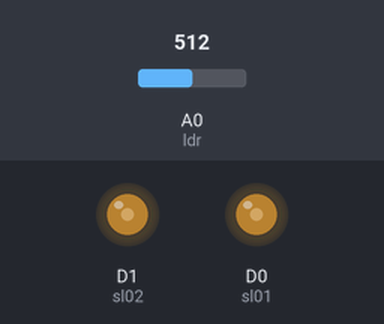
Simulated run of this sketch. Board: ESP8266 (NodeMCU). Shown: output pins drawn as LEDs (lit = HIGH). The inputs (shaded band) are chosen by the test bench; at power-on: A0 (ldr) = 512. WiFi joins after 1.5 s; servers stay silent unless stated.

Above: at 3.0 s.
3.1 s: A0 (ldr) set to 310
4.6 s: A0 (ldr) set to 285
At 4.9 s:
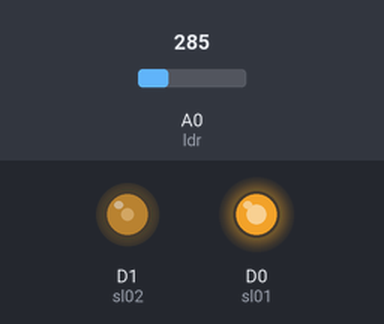
7.6 s: A0 (ldr) set to 306
At 8.6 s:
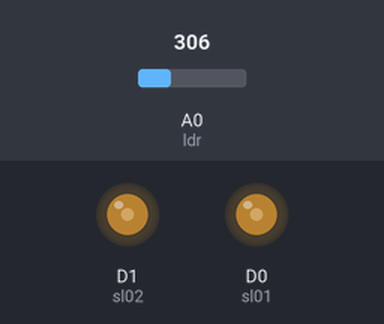
9.1 s: A0 (ldr) set to 290
At 9.5 s:
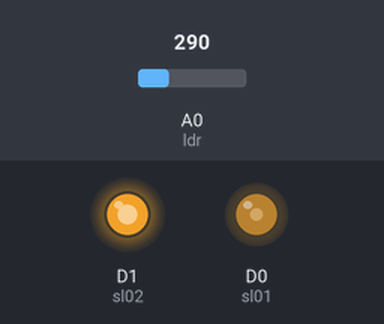
11.6 s: A0 (ldr) set to 511
At 13.2 s:
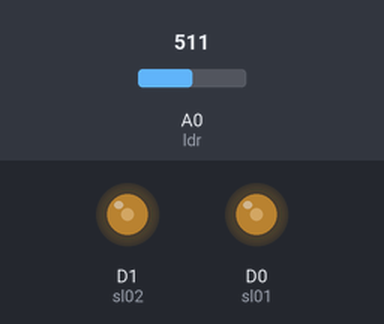
Timing chart, 0 to 14.6 s (numbered marks = the images above; inputs shaded):
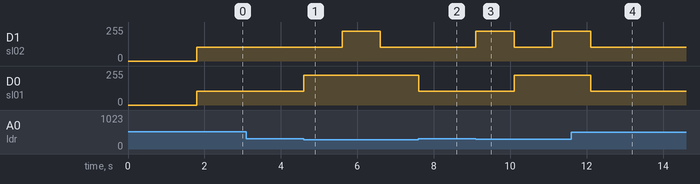

Measured:
- the behaviour switches between 300 and 299 on A0 (ldr) (found by bisection; images 0 and 1)
- after the input at 3.1 s, every drawn part: stays the same
- after the input at 4.6 s, D1 (sl02): 102/255 → 225/255 after 1.0 s, → 102/255 1.0 s later; D0 (sl01): 102/255 → 225/255 at once
- after the input at 7.6 s, D1 (sl02): stays 102/255 (without the input it goes to 225/255 after 0.00 s); D0 (sl01): 225/255 → 102/255 at once
- after the input at 9.1 s, D1 (sl02): 102/255 → 225/255 at once, → 102/255 1.0 s later, → 225/255 1.0 s later; D0 (sl01): 102/255 → 225/255 after 1.0 s
- after the input at 11.6 s, D1 (sl02): goes on until 12.1 s, then stays 102/255; D0 (sl01): 225/255 → 102/255 after 0.50 s

The sketch:

ubidots-sasms2.ino
```cpp
#include <Blynk.h>
#define BLYNK_PRINT Serial
#include <ESP8266WiFi.h>
#include <BlynkSimpleEsp8266.h>

char auth[] = "R4bwtpz69X07yvjOOwijRTKvNYl7NcXJ";
char ssid[] = "msiTEST";
char pass[] = "msiTEST1234";

//~~~~ pin definition starts ~~~~~~~~~~
//ldr
int ldr = A0;
int ldrStat;

//sl03 + ir03Stat = 0;
int sl01 = D0;
int ir01 = D5;

//sl04 + ir04
int sl02 = D1;
int ir02 = D6;

// define pwm value for each condition - use digitalWrite(x,LOW) for off
int dim = 102;
int full = 225;

WidgetLED ir1(V5);
WidgetLED ir2(V6);
//~~~~~~~~~~~~~ pin definition ends ~~~~~~~~~~~~

void setup(){
  Serial.begin(115200); // Initialisation of serial communication
  Blynk.begin(auth, ssid, pass);
  Blynk.syncAll();

  //variables and pins initialisation
  pinMode(ldr, INPUT);

  pinMode(sl01, OUTPUT);
  pinMode(ir01, INPUT);

  pinMode(sl02, OUTPUT);
  pinMode(ir02, INPUT);
}

void loop(){
  ldrStat = analogRead(ldr);
  Blynk.virtualWrite(V3,ldrStat);

  if (ldrStat <= 700){
    analogWrite (sl01, dim);
    analogWrite (sl02, dim);

    Blynk.virtualWrite(V0, 40);
    Blynk.virtualWrite(V1, 40);

    ir1.off();
    ir2.off();

      if(analogRead(ir01) < 300){
        analogWrite(sl01, full);
        delay(1000);

        Blynk.virtualWrite(V0, 100);
        ir1.on();
      } else {
        analogWrite(sl01,dim);

        Blynk.virtualWrite(V0,40);
        ir1.off();
      }

      if(analogRead(ir02) < 300){
        analogWrite(sl02, full);
        delay(1000);

        Blynk.virtualWrite(V1, 100);
        ir2.on();
      } else {
        analogWrite(sl02,dim);

        Blynk.virtualWrite(V1,40);
        ir2.off();
      }
  } else {
    digitalWrite(sl01,LOW);
    digitalWrite(sl02,LOW);

    Blynk.virtualWrite(V0,0);
    Blynk.virtualWrite(V1,0);
    ir1.off();
    ir2.off();
  }
  Blynk.run();
}
```
